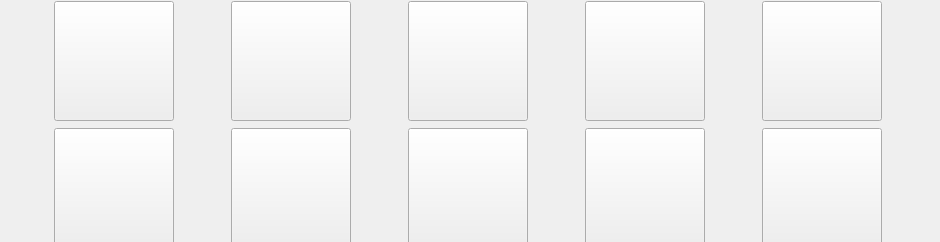
         <widget class="QWidget" name="scrollAreaWidgetContents_2">
          <property name="geometry">
           <rect>
            <x>0</x>
            <y>0</y>
            <width>940</width>
            <height>242</height>
           </rect>
          </property>
          <widget class="QWidget" name="gridLayoutWidget">
           <property name="geometry">
            <rect>
             <x>3</x>
             <y>0</y>
             <width>931</width>
             <height>250</height>
            </rect>
           </property>
           <layout class="QGridLayout" name="inventoryLayout">
            <item row="0" column="4">
             <widget class="QToolButton" name="inventory4">
              <property name="minimumSize">
               <size>
                <width>120</width>
                <height>120</height>
               </size>
              </property>
              <property name="text">
               <string/>
              </property>
             </widget>
            </item>
            <item row="0" column="0">
             <widget class="QToolButton" name="inventory0">
              <property name="minimumSize">
               <size>
                <width>120</width>
                <height>120</height>
               </size>
              </property>
              <property name="text">
               <string/>
              </property>
             </widget>
            </item>
            <item row="0" column="2">
             <widget class="QToolButton" name="inventory2">
              <property name="minimumSize">
               <size>
                <width>120</width>
                <height>120</height>
               </size>
              </property>
              <property name="text">
               <string/>
              </property>
             </widget>
            </item>
            <item row="0" column="1">
             <widget class="QToolButton" name="inventory1">
              <property name="minimumSize">
               <size>
                <width>120</width>
                <height>120</height>
               </size>
              </property>
              <property name="text">
               <string/>
              </property>
             </widget>
            </item>
            <item row="0" column="3">
             <widget class="QToolButton" name="inventory3">
              <property name="minimumSize">
               <size>
                <width>120</width>
                <height>120</height>
               </size>
              </property>
              <property name="text">
               <string/>
              </property>
             </widget>
            </item>
            <item row="1" column="0">
             <widget class="QToolButton" name="inventory5">
              <property name="minimumSize">
               <size>
                <width>120</width>
                <height>120</height>
               </size>
              </property>
              <property name="text">
               <string/>
              </property>
             </widget>
            </item>
            <item row="1" column="1">
             <widget class="QToolButton" name="inventory6">
              <property name="minimumSize">
               <size>
                <width>120</width>
                <height>120</height>
               </size>
              </property>
              <property name="text">
               <string/>
              </property>
             </widget>
            </item>
            <item row="1" column="4">
             <widget class="QToolButton" name="inventory9">
              <property name="minimumSize">
               <size>
                <width>120</width>
                <height>120</height>
               </size>
              </property>
              <property name="text">
               <string/>
              </property>
             </widget>
            </item>
            <item row="1" column="3">
             <widget class="QToolButton" name="inventory8">
              <property name="minimumSize">
               <size>
                <width>120</width>
                <height>120</height>
               </size>
              </property>
              <property name="text">
               <string/>
              </property>
             </widget>
            </item>
            <item row="1" column="2">
             <widget class="QToolButton" name="inventory7">
              <property name="minimumSize">
               <size>
                <width>120</width>
                <height>120</height>
               </size>
              </property>
              <property name="text">
               <string/>
              </property>
             </widget>
            </item>
           </layout>
          </widget>
         </widget>
